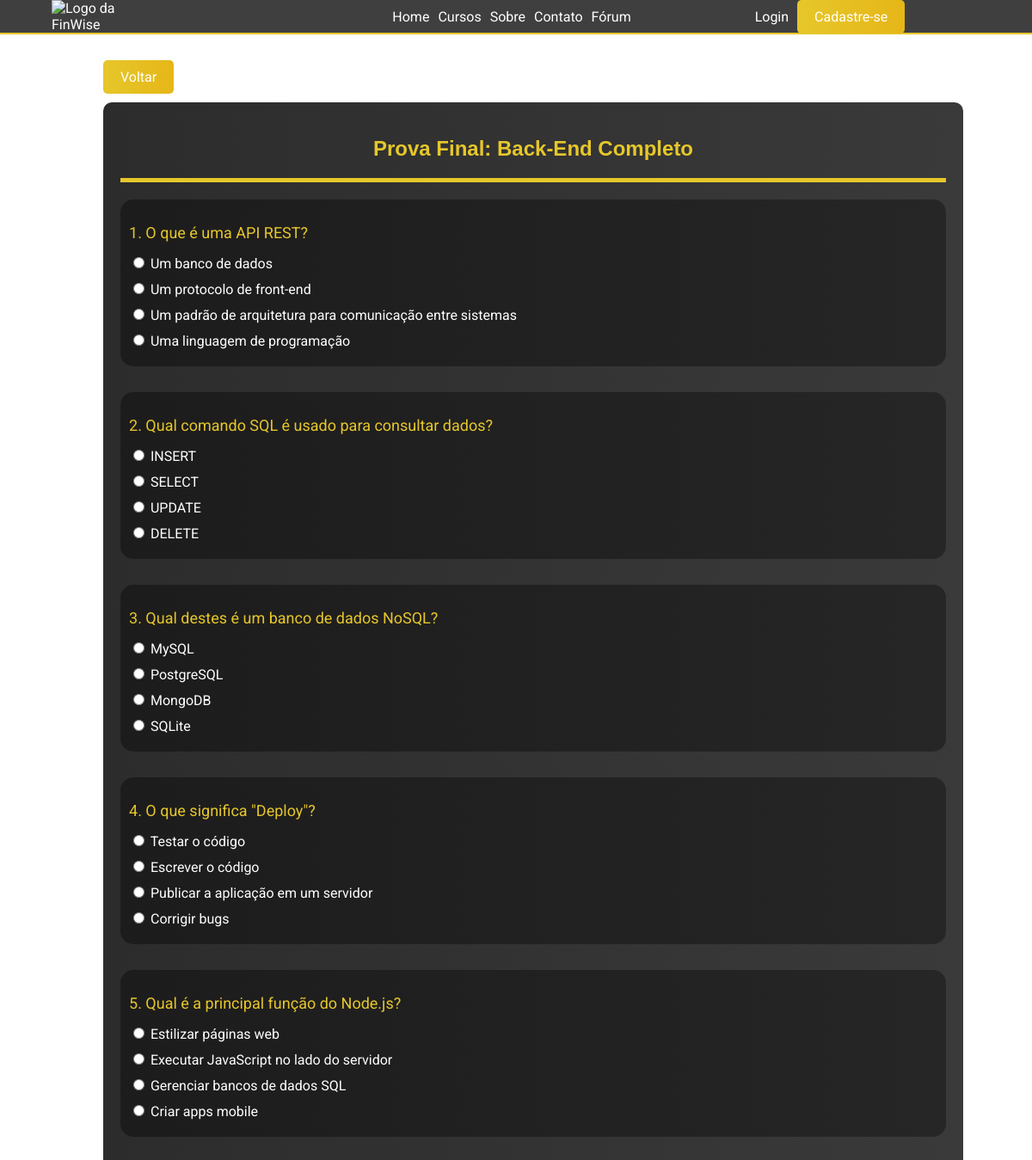
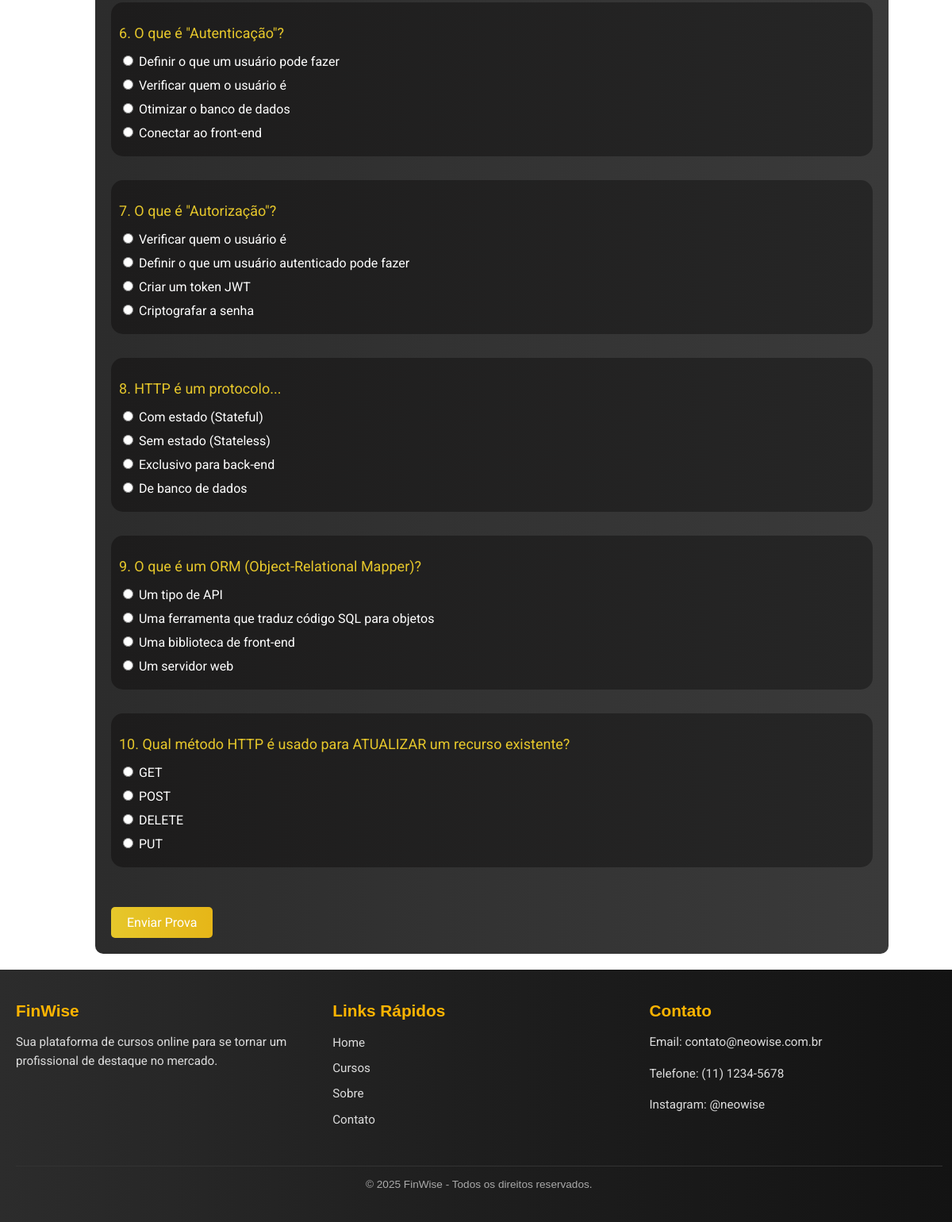
The app's page /prova.php?curso=22 with its own data (2 pictures, top to bottom).
### tables this page shows
CREATE TABLE `provas` (
  `id` int(11) NOT NULL,
  `id_curso` int(11) NOT NULL,
  `titulo` varchar(255) NOT NULL,
  `descricao` text DEFAULT NULL,
  `qtd_questoes` int(11) DEFAULT 10,
  `nota_minima` int(11) DEFAULT 7,
  `ativa` tinyint(1) DEFAULT 1,
  `criada_em` timestamp NOT NULL DEFAULT current_timestamp()
);

CREATE TABLE `questoes` (
  `id` int(11) NOT NULL,
  `id_curso` int(11) NOT NULL,
  `enunciado` text NOT NULL,
  `alternativa_a` varchar(255) NOT NULL,
  `alternativa_b` varchar(255) NOT NULL,
  `alternativa_c` varchar(255) NOT NULL,
  `alternativa_d` varchar(255) NOT NULL,
  `correta` enum('A','B','C','D') NOT NULL,
  `id_prova` int(11) DEFAULT NULL
);

### prova.php (the view, shortened to what this page needs)
<?php
require('foto-perfil.php');
$cursoId = $_GET['curso'];
$sql = "SELECT * FROM provas WHERE id_curso = ? LIMIT 1";
$stmt = $conn->prepare($sql);
$stmt->bind_param("i", $cursoId);
$stmt->execute();
$prova = $stmt->get_result()->fetch_assoc();
$questao = 0;
$sql = "SELECT * FROM questoes WHERE id_curso = ? ORDER BY id ASC";
$stmt = $conn->prepare($sql);
$stmt->bind_param("i", $cursoId);
$stmt->execute();
$questoes = $stmt->get_result();
?>
<!DOCTYPE html>
<html lang="pt-br">
<head>
    <link rel="stylesheet" href="prova.css">
    <link rel="stylesheet" href="header.css">
</head>
<body>
    <header>
    <div id="logo">
        <img src="Mídias/Logo branca.png" alt="Logo da FinWise" />
    </div>
    <nav>
        <ul>
            <li><a id="home" href="index.php">Home</a></li>
            <li><a id="cursos" href="cursos.php">Cursos</a></li>
            <li><a id="sobre" href="sobre.php">Sobre</a></li>
            <li><a id="contato" href="contato.php">Contato</a></li>
            <li><a id="forum" href="forum.php">Fórum</a></li>
        </ul>
        <ul>
            <?php
            if (!isset($_SESSION['usuario'])) {
                echo '<li><a href="login.php">Login</a></li>';
                echo '<li><a id="cadastro" href="cadastro.php">Cadastre-se</a></li>';
            }
            ?>
        </ul>
    </nav>
</header>
<main>
<button id="voltar" onclick="window.location.href='curso.php?id=<?php echo $cursoId; ?>'">Voltar</button>
<form action="prova_processar.php" method="POST" id="prova">
    <h2><?php echo htmlspecialchars($prova['titulo']); ?></h2>
<?php
while ($q = $questoes->fetch_assoc()) {
    $questao++;
    echo "<div class='questao'>";
    echo "<p> {$questao}. {$q['enunciado']}</p>";
    echo "<div class='alternativas'>";
    echo "<label><input type='radio' name='q{$q['id']}' value='A'> {$q['alternativa_a']}</label>";
    echo "<label><input type='radio' name='q{$q['id']}' value='B'> {$q['alternativa_b']}</label>";
    echo "<label><input type='radio' name='q{$q['id']}' value='C'> {$q['alternativa_c']}</label>";
    echo "<label><input type='radio' name='q{$q['id']}' value='D'> {$q['alternativa_d']}</label>";
    echo "</div>";
    echo "</div>";
}
?>
<button type="submit">Enviar Prova</button>
</form>
</main>
<footer>
    <div id="footer-content">
        <div class="footer-section">
            <h3>FinWise</h3>
            <p>Sua plataforma de cursos online para se tornar um profissional de destaque no mercado.</p>
        </div>
        <div class="footer-section">
            <h3>Links Rápidos</h3>
            <ul>
                <li><a href="index.php">Home</a></li>
                <li><a href="cursos.php">Cursos</a></li>
                <li><a href="sobre.php">Sobre</a></li>
                <li><a href="contato.php">Contato</a></li>
            </ul>
        </div>
        <div class="footer-section">
            <h3>Contato</h3>
            <p>Email: contato@neowise.com.br</p>
            <p>Telefone: (11) 1234-5678</p>
            <p>Instagram: @neowise</p>
        </div>
    </div>
</footer>
</body>
</html>

### prova.css (style rules this page uses)
main { width: 80%; display: flex; flex-direction: column; margin: 20px auto; align-items: flex-start; }
#prova { background-image: linear-gradient(to right, #2c2c2c, #3a3a3a); width: 100%; padding: 20px; border-radius: 10px; color: white; }
main h2 { border-bottom: solid 5px #E6C72B; text-align: center; color: #E6C72B; padding-bottom: 20px; }
button[type="submit"] { background-image: linear-gradient(to right, #E6C72B, #e6b618); color: white; border: none; padding: 10px 20px; border-radius: 5px; font-size: 16px; cursor: pointer; margin-top: 20px; transition: ease 0.3s; }
#voltar { background-image: linear-gradient(to right, #E6C72B, #e6b618); color: white; border: none; padding: 10px 20px; border-radius: 5px; font-size: 16px; cursor: pointer; margin-bottom: 10px; margin-top: 10px; transition: ease 0.3s; }
.questao { margin-bottom: 30px; background-image: linear-gradient(to right, #1d1c1c, #262626); padding: 10px; border-radius: 15px; }
.questao p { font-size: 18px; margin-bottom: 15px; color: #E6C72B; font-family: 'Roboto'; }
.alternativas label { display: block; margin-bottom: 10px; font-size: 16px; cursor: pointer; }

### header.css (style rules this page uses)
h1, h2, h3, h4, h5, h6, th, strong, span { font-family: 'Montserrat', sans-serif; }
p, a, li, button, input, textarea, label, div { font-family: 'Roboto'; }
#home, #cursos, #sobre, #contato, #forum { text-decoration: none; color: #ffffff; transition: ease 0.3s; }
body { margin: 0; background-image: url("Mídias/fundo.png"); background-repeat: no-repeat; background-size: cover; background-position: center; cursor: default; transition: ease 0.3s; }
header { background-color: rgba(16, 16, 16, 0.8); display: flex; font-family: 'Lovelo'; justify-content: space-evenly; color: #ffffff; align-items: center; justify-self: center; width: 100%; transition: ease 0.3s; position: sticky; top: 0; backdrop-filter: blur(5px); border-bottom: solid 2px #E6C72B; z-index: 1000; }
header img { width: 18%; margin: 0%; }
#cadastro { background-image: linear-gradient(to right, #E6C72B, #e6b618); padding: 10px 20px; border-radius: 5px; transition: ease 0.3s; }
header nav { display: flex; align-items: center; gap: 20px; width: 60%; }
header ul { list-style: none; margin: 0; padding: 0; display: flex; gap: 10px; justify-content: center; align-items: center; margin-left: 25px; margin-right: 25px; width: 100%; }
header a { text-decoration: none; color: #ffffff; transition: ease 0.3s; }
#logo { display: flex; align-items: center; width: 25%; }
#logo img { width: 35%; margin-right: 10px; }
#footer-content { display: flex; justify-content: space-around; }
footer { background-image: linear-gradient(to right, #2c2c2c, #1e1e1e,#131313); color: #f1f1f1; padding: 40px 20px; font-family: Arial, Helvetica, sans-serif; width: 97.3%; bottom: 0; }
#footer-content { display: flex; flex-wrap: wrap; justify-content: space-between; max-width: 1200px; margin: 0 auto; gap: 30px; }
.footer-section { flex: 1; min-width: 250px; }
.footer-section h3 { font-size: 1.3rem; margin-bottom: 15px; color: #ffb400; }
.footer-section p, .footer-section a { font-size: 0.95rem; color: #ddd; line-height: 1.6; text-decoration: none; transition: color 0.3s ease; }
.footer-section ul { list-style: none; padding: 0; }
.footer-section ul li { margin-bottom: 8px; }
footer::after { content: "© 2025 FinWise - Todos os direitos reservados."; display: block; text-align: center; margin-top: 30px; font-size: 0.85rem; color: #aaa; border-top: 1px solid #333; padding-top: 15px; }
h3 { display: inline; color: #E6C72B; }

### records on screen
provas: titulo "Prova Final: Back-End Completo"
questoes: enunciado "O que é uma API REST?", alternativa_a "Um banco de dados", alternativa_b "Um protocolo de front-end", alternativa_c "Um padrão de arquitetura para comunicação entre sistemas", alternativa_d "Uma linguagem de programação"
questoes: enunciado "Qual comando SQL é usado para consultar dados?", alternativa_a "INSERT", alternativa_b "SELECT", alternativa_c "UPDATE", alternativa_d "DELETE"
questoes: enunciado "Qual destes é um banco de dados NoSQL?", alternativa_a "MySQL", alternativa_b "PostgreSQL", alternativa_c "MongoDB", alternativa_d "SQLite"
questoes: enunciado "O que significa \"Deploy\"?", alternativa_a "Testar o código", alternativa_b "Escrever o código", alternativa_c "Publicar a aplicação em um servidor", alternativa_d "Corrigir bugs"
questoes: enunciado "Qual é a principal função do Node.js?", alternativa_a "Estilizar páginas web", alternativa_b "Executar JavaScript no lado do servidor", alternativa_c "Gerenciar bancos de dados SQL", alternativa_d "Criar apps mobile"
questoes: enunciado "O que é \"Autenticação\"?", alternativa_a "Definir o que um usuário pode fazer", alternativa_b "Verificar quem o usuário é", alternativa_c "Otimizar o banco de dados", alternativa_d "Conectar ao front-end"
questoes: enunciado "O que é \"Autorização\"?", alternativa_a "Verificar quem o usuário é", alternativa_b "Definir o que um usuário autenticado pode fazer", alternativa_c "Criar um token JWT", alternativa_d "Criptografar a senha"
questoes: enunciado "HTTP é um protocolo...", alternativa_a "Com estado (Stateful)", alternativa_b "Sem estado (Stateless)", alternativa_c "Exclusivo para back-end", alternativa_d "De banco de dados"
questoes: enunciado "O que é um ORM (Object-Relational Mapper)?", alternativa_a "Um tipo de API", alternativa_b "Uma ferramenta que traduz código SQL para objetos", alternativa_c "Uma biblioteca de front-end", alternativa_d "Um servidor web"
questoes: enunciado "Qual método HTTP é usado para ATUALIZAR um recurso existente?", alternativa_a "GET", alternativa_b "POST", alternativa_c "DELETE", alternativa_d "PUT"
